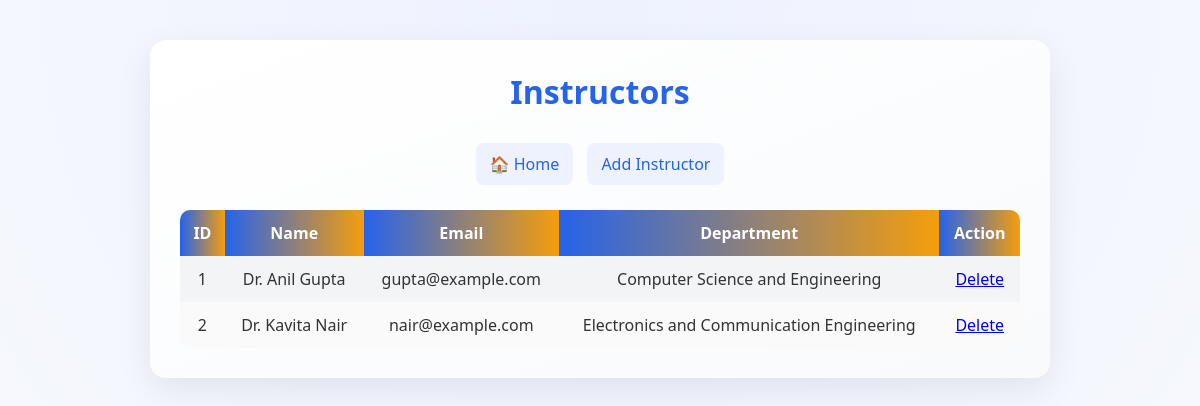
The app's page /view_instructors.php with its own data.
### tables this page shows
CREATE TABLE Instructor (
    Instructor_ID INT AUTO_INCREMENT PRIMARY KEY,
    Name VARCHAR(100),
    Email VARCHAR(100),
    Department_ID INT,
    FOREIGN KEY (Department_ID) REFERENCES Department(Department_ID)
);

CREATE TABLE Department (
    Department_ID INT AUTO_INCREMENT PRIMARY KEY,
    Department_Name VARCHAR(100),
    Office_Location VARCHAR(100)
);

### view_instructors.php (the view)
<?php
include 'db.php';
$sql = "SELECT
            I.Instructor_ID,
            I.Name,
            I.Email,
            D.Department_Name
        FROM Instructor I
        JOIN Department D ON I.Department_ID = D.Department_ID";
$result = $conn->query($sql);
?>
<link rel="stylesheet" href="style.css">
<div class="container">
    <h1>Instructors</h1>
    <div class="nav">
        <a href="index.php">🏠 Home</a>
        <a href="add_instructor.php">Add Instructor</a>
    </div>
    <table>
        <tr>
            <th>ID</th>
            <th>Name</th>
            <th>Email</th>
            <th>Department</th>
            <th>Action</th>
        </tr>
        <?php
        if($result->num_rows > 0){
            while($row = $result->fetch_assoc()){
                echo "<tr>
                        <td>{$row['Instructor_ID']}</td>
                        <td>{$row['Name']}</td>
                        <td>{$row['Email']}</td>
                        <td>{$row['Department_Name']}</td>
                        <td>
                            <a href='delete_instructor.php?id={$row['Instructor_ID']}'
                            onclick=\"return confirm('Delete this instructor?')\">
                            Delete
                            </a>
                        </td>
                      </tr>";
            }
        } else {
            echo "<tr><td colspan='5'>No instructors found</td></tr>";
        }
        ?>
    </table>
</div>

### style.css (style rules this page uses)
* { margin: 0; padding: 0; box-sizing: border-box; font-family: 'Segoe UI', sans-serif; }
.container { width: 75%; margin: 40px auto; background: linear-gradient(to bottom right, #ffffff, #f8fafc); padding: 30px; border-radius: 16px; box-shadow: 0 12px 35px rgba(0,0,0,0.08); }
h1 { text-align: center; margin-bottom: 25px; color: #2563eb; font-weight: 700; }
.nav { text-align: center; margin-bottom: 20px; }
.nav a { display: inline-block; margin: 5px; padding: 10px 14px; background: #eef2ff; color: #2563eb; border-radius: 8px; text-decoration: none; transition: 0.25s; }
table { width: 100%; border-collapse: collapse; margin-top: 20px; border-radius: 10px; overflow: hidden; }
th { background: linear-gradient(to right, #2563eb, #f59e0b); color: white; padding: 12px; }
td { padding: 12px; text-align: center; background: #fafafa; transition: 0.2s; }
tr:nth-child(even) td { background: #f3f4f6; }

### records on screen
instructor: Instructor_ID "1", Name "Dr. Anil Gupta", Email "gupta@example.com", Department_ID.Department_Name "Computer Science and Engineering"
instructor: Instructor_ID "2", Name "Dr. Kavita Nair", Email "nair@example.com", Department_ID.Department_Name "Electronics and Communication Engineering"
